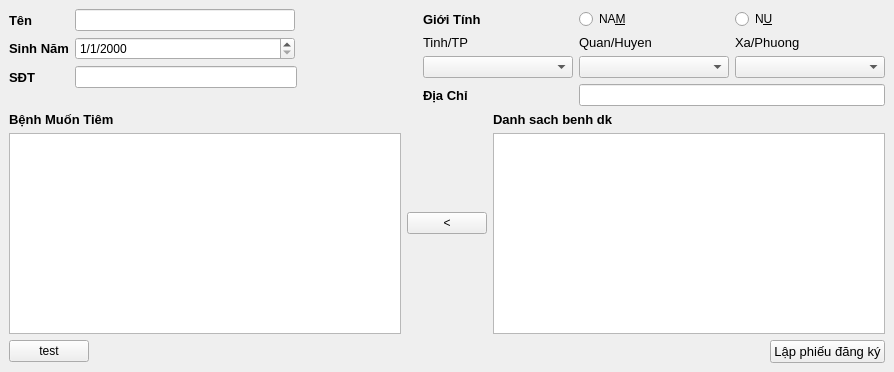
<?xml version="1.0" encoding="UTF-8"?>
<ui version="4.0">
 <class>Dangkyphieutiem</class>
 <widget class="QMainWindow" name="Dangkyphieutiem">
  <property name="geometry">
   <rect>
    <x>0</x>
    <y>0</y>
    <width>894</width>
    <height>372</height>
   </rect>
  </property>
  <property name="windowTitle">
   <string>MainWindow</string>
  </property>
  <widget class="QWidget" name="centralwidget">
   <layout class="QVBoxLayout" name="verticalLayout_4">
    <item>
     <layout class="QVBoxLayout" name="verticalLayout_3">
      <item>
       <layout class="QHBoxLayout" name="horizontalLayout_2">
        <item>
         <layout class="QFormLayout" name="formLayout">
          <property name="fieldGrowthPolicy">
           <enum>QFormLayout::ExpandingFieldsGrow</enum>
          </property>
          <item row="0" column="0">
           <widget class="QLabel" name="label_3">
            <property name="font">
             <font>
              <pointsize>10</pointsize>
              <weight>75</weight>
              <bold>true</bold>
             </font>
            </property>
            <property name="text">
             <string>Tên </string>
            </property>
           </widget>
          </item>
          <item row="0" column="1">
           <widget class="QLineEdit" name="ten">
            <property name="sizePolicy">
             <sizepolicy hsizetype="MinimumExpanding" vsizetype="Fixed">
              <horstretch>0</horstretch>
              <verstretch>0</verstretch>
             </sizepolicy>
            </property>
            <property name="minimumSize">
             <size>
              <width>220</width>
              <height>0</height>
             </size>
            </property>
            <property name="maximumSize">
             <size>
              <width>100</width>
              <height>100</height>
             </size>
            </property>
           </widget>
          </item>
          <item row="1" column="0">
           <widget class="QLabel" name="label_4">
            <property name="font">
             <font>
              <pointsize>10</pointsize>
              <weight>75</weight>
              <bold>true</bold>
             </font>
            </property>
            <property name="text">
             <string>Sinh Năm</string>
            </property>
           </widget>
          </item>
          <item row="1" column="1">
           <widget class="QDateEdit" name="dateEdit">
            <property name="minimumSize">
             <size>
              <width>220</width>
              <height>0</height>
             </size>
            </property>
            <property name="maximumSize">
             <size>
              <width>100</width>
              <height>16777215</height>
             </size>
            </property>
            <property name="maximumDateTime">
             <datetime>
              <hour>23</hour>
              <minute>59</minute>
              <second>59</second>
              <year>7900</year>
              <month>12</month>
              <day>30</day>
             </datetime>
            </property>
            <property name="maximumDate">
             <date>
              <year>7900</year>
              <month>12</month>
              <day>30</day>
             </date>
            </property>
            <property name="displayFormat">
             <string>M/d/yyyy</string>
            </property>
           </widget>
          </item>
          <item row="2" column="0">
           <widget class="QLabel" name="label_2">
            <property name="font">
             <font>
              <pointsize>10</pointsize>
              <weight>75</weight>
              <bold>true</bold>
             </font>
            </property>
            <property name="text">
             <string>SĐT</string>
            </property>
           </widget>
          </item>
          <item row="2" column="1">
           <widget class="QLineEdit" name="lineEdit_3">
            <property name="sizePolicy">
             <sizepolicy hsizetype="Minimum" vsizetype="Fixed">
              <horstretch>0</horstretch>
              <verstretch>0</verstretch>
             </sizepolicy>
            </property>
            <property name="minimumSize">
             <size>
              <width>222</width>
              <height>0</height>
             </size>
            </property>
            <property name="maximumSize">
             <size>
              <width>500</width>
              <height>16777215</height>
             </size>
            </property>
           </widget>
          </item>
         </layout>
        </item>
        <item>
         <layout class="QGridLayout" name="gridLayout">
          <property name="sizeConstraint">
           <enum>QLayout::SetMaximumSize</enum>
          </property>
          <item row="0" column="1">
           <widget class="QRadioButton" name="radioButton">
            <property name="text">
             <string>NA&amp;M</string>
            </property>
           </widget>
          </item>
          <item row="1" column="2">
           <widget class="QLabel" name="label_10">
            <property name="font">
             <font>
              <pointsize>10</pointsize>
             </font>
            </property>
            <property name="text">
             <string>Xa/Phuong</string>
            </property>
           </widget>
          </item>
          <item row="0" column="2">
           <widget class="QRadioButton" name="radioButton_2">
            <property name="text">
             <string>N&amp;U</string>
            </property>
           </widget>
          </item>
          <item row="1" column="0">
           <widget class="QLabel" name="label_8">
            <property name="font">
             <font>
              <pointsize>10</pointsize>
             </font>
            </property>
            <property name="text">
             <string>Tinh/TP</string>
            </property>
           </widget>
          </item>
          <item row="2" column="1">
           <widget class="QComboBox" name="comboBox_qh">
            <property name="minimumSize">
             <size>
              <width>150</width>
              <height>0</height>
             </size>
            </property>
           </widget>
          </item>
          <item row="2" column="0">
           <widget class="QComboBox" name="comboBox_tp">
            <property name="minimumSize">
             <size>
              <width>150</width>
              <height>0</height>
             </size>
            </property>
            <property name="maximumSize">
             <size>
              <width>16777215</width>
              <height>16777215</height>
             </size>
            </property>
           </widget>
          </item>
          <item row="1" column="1">
           <widget class="QLabel" name="label_9">
            <property name="font">
             <font>
              <pointsize>10</pointsize>
             </font>
            </property>
            <property name="text">
             <string>Quan/Huyen</string>
            </property>
           </widget>
          </item>
          <item row="2" column="2">
           <widget class="QComboBox" name="comboBox_xp">
            <property name="minimumSize">
             <size>
              <width>150</width>
              <height>0</height>
             </size>
            </property>
           </widget>
          </item>
          <item row="4" column="1" colspan="2">
           <widget class="QLineEdit" name="lineEdit_diachi"/>
          </item>
          <item row="4" column="0">
           <widget class="QLabel" name="label_5">
            <property name="font">
             <font>
              <pointsize>10</pointsize>
              <weight>75</weight>
              <bold>true</bold>
             </font>
            </property>
            <property name="text">
             <string>Địa Chỉ</string>
            </property>
           </widget>
          </item>
          <item row="0" column="0">
           <widget class="QLabel" name="label_6">
            <property name="font">
             <font>
              <pointsize>10</pointsize>
              <weight>75</weight>
              <bold>true</bold>
             </font>
            </property>
            <property name="text">
             <string>Giới Tính</string>
            </property>
           </widget>
          </item>
         </layout>
        </item>
       </layout>
      </item>
      <item>
       <layout class="QHBoxLayout" name="horizontalLayout">
        <item>
         <layout class="QVBoxLayout" name="verticalLayout">
          <item>
           <widget class="QLabel" name="label_7">
            <property name="font">
             <font>
              <pointsize>10</pointsize>
              <weight>75</weight>
              <bold>true</bold>
             </font>
            </property>
            <property name="text">
             <string>Bệnh Muốn Tiêm</string>
            </property>
           </widget>
          </item>
          <item>
           <widget class="QListView" name="listView_benh"/>
          </item>
         </layout>
        </item>
        <item>
         <widget class="QPushButton" name="pushButton_2">
          <property name="text">
           <string>&lt;</string>
          </property>
         </widget>
        </item>
        <item>
         <layout class="QVBoxLayout" name="verticalLayout_2">
          <item>
           <widget class="QLabel" name="label_11">
            <property name="font">
             <font>
              <pointsize>10</pointsize>
              <weight>75</weight>
              <bold>true</bold>
             </font>
            </property>
            <property name="text">
             <string>Danh sach benh dk</string>
            </property>
           </widget>
          </item>
          <item>
           <widget class="QListView" name="listView_duocchon"/>
          </item>
         </layout>
        </item>
       </layout>
      </item>
      <item>
       <layout class="QHBoxLayout" name="horizontalLayout_3">
        <item>
         <widget class="QPushButton" name="pushButton_3">
          <property name="text">
           <string>test</string>
          </property>
         </widget>
        </item>
        <item>
         <spacer name="horizontalSpacer">
          <property name="orientation">
           <enum>Qt::Horizontal</enum>
          </property>
          <property name="sizeHint" stdset="0">
           <size>
            <width>40</width>
            <height>20</height>
           </size>
          </property>
         </spacer>
        </item>
        <item>
         <widget class="QPushButton" name="luu_tt">
          <property name="font">
           <font>
            <pointsize>10</pointsize>
            <weight>50</weight>
            <italic>false</italic>
            <bold>false</bold>
           </font>
          </property>
          <property name="text">
           <string>Lập phiếu đăng ký</string>
          </property>
         </widget>
        </item>
       </layout>
      </item>
     </layout>
    </item>
   </layout>
  </widget>
 </widget>
 <tabstops>
  <tabstop>ten</tabstop>
  <tabstop>dateEdit</tabstop>
  <tabstop>listView_benh</tabstop>
  <tabstop>luu_tt</tabstop>
 </tabstops>
 <resources/>
 <connections/>
</ui>
